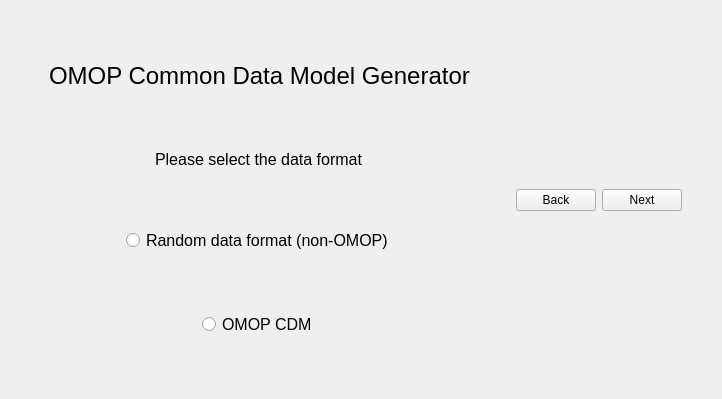
<?xml version="1.0" encoding="UTF-8"?>
<ui version="4.0">
 <class>MainWindow</class>
 <widget class="QMainWindow" name="MainWindow">
  <property name="geometry">
   <rect>
    <x>0</x>
    <y>0</y>
    <width>722</width>
    <height>399</height>
   </rect>
  </property>
  <property name="windowTitle">
   <string>MainWindow</string>
  </property>
  <widget class="QWidget" name="centralwidget">
   <layout class="QFormLayout" name="formLayout">
    <item row="0" column="0">
     <layout class="QVBoxLayout" name="verticalLayout">
      <item>
       <spacer name="verticalSpacer_5">
        <property name="orientation">
         <enum>Qt::Vertical</enum>
        </property>
        <property name="sizeHint" stdset="0">
         <size>
          <width>20</width>
          <height>40</height>
         </size>
        </property>
       </spacer>
      </item>
      <item>
       <layout class="QHBoxLayout" name="horizontalLayout">
        <item>
         <spacer name="horizontalSpacer">
          <property name="orientation">
           <enum>Qt::Horizontal</enum>
          </property>
          <property name="sizeHint" stdset="0">
           <size>
            <width>40</width>
            <height>20</height>
           </size>
          </property>
         </spacer>
        </item>
        <item>
         <widget class="QLabel" name="title_label">
          <property name="font">
           <font>
            <pointsize>18</pointsize>
           </font>
          </property>
          <property name="text">
           <string>OMOP Common Data Model Generator</string>
          </property>
         </widget>
        </item>
        <item>
         <spacer name="horizontalSpacer_2">
          <property name="orientation">
           <enum>Qt::Horizontal</enum>
          </property>
          <property name="sizeHint" stdset="0">
           <size>
            <width>40</width>
            <height>20</height>
           </size>
          </property>
         </spacer>
        </item>
       </layout>
      </item>
      <item>
       <spacer name="verticalSpacer">
        <property name="orientation">
         <enum>Qt::Vertical</enum>
        </property>
        <property name="sizeHint" stdset="0">
         <size>
          <width>20</width>
          <height>40</height>
         </size>
        </property>
       </spacer>
      </item>
      <item>
       <layout class="QHBoxLayout" name="horizontalLayout_2">
        <item>
         <spacer name="horizontalSpacer_3">
          <property name="orientation">
           <enum>Qt::Horizontal</enum>
          </property>
          <property name="sizeHint" stdset="0">
           <size>
            <width>40</width>
            <height>20</height>
           </size>
          </property>
         </spacer>
        </item>
        <item>
         <widget class="QLabel" name="des_label_2">
          <property name="font">
           <font>
            <pointsize>12</pointsize>
           </font>
          </property>
          <property name="text">
           <string>Please select the data format</string>
          </property>
         </widget>
        </item>
        <item>
         <spacer name="horizontalSpacer_4">
          <property name="orientation">
           <enum>Qt::Horizontal</enum>
          </property>
          <property name="sizeHint" stdset="0">
           <size>
            <width>40</width>
            <height>20</height>
           </size>
          </property>
         </spacer>
        </item>
       </layout>
      </item>
      <item>
       <spacer name="verticalSpacer_2">
        <property name="orientation">
         <enum>Qt::Vertical</enum>
        </property>
        <property name="sizeHint" stdset="0">
         <size>
          <width>20</width>
          <height>40</height>
         </size>
        </property>
       </spacer>
      </item>
      <item>
       <layout class="QHBoxLayout" name="horizontalLayout_3">
        <item>
         <spacer name="horizontalSpacer_5">
          <property name="orientation">
           <enum>Qt::Horizontal</enum>
          </property>
          <property name="sizeHint" stdset="0">
           <size>
            <width>40</width>
            <height>20</height>
           </size>
          </property>
         </spacer>
        </item>
        <item>
         <widget class="QRadioButton" name="Random_radioButton">
          <property name="font">
           <font>
            <pointsize>12</pointsize>
           </font>
          </property>
          <property name="text">
           <string>Random data format (non-OMOP)</string>
          </property>
         </widget>
        </item>
        <item>
         <spacer name="horizontalSpacer_6">
          <property name="orientation">
           <enum>Qt::Horizontal</enum>
          </property>
          <property name="sizeHint" stdset="0">
           <size>
            <width>40</width>
            <height>20</height>
           </size>
          </property>
         </spacer>
        </item>
       </layout>
      </item>
      <item>
       <spacer name="verticalSpacer_3">
        <property name="orientation">
         <enum>Qt::Vertical</enum>
        </property>
        <property name="sizeHint" stdset="0">
         <size>
          <width>20</width>
          <height>40</height>
         </size>
        </property>
       </spacer>
      </item>
      <item>
       <layout class="QHBoxLayout" name="horizontalLayout_4">
        <item>
         <spacer name="horizontalSpacer_7">
          <property name="orientation">
           <enum>Qt::Horizontal</enum>
          </property>
          <property name="sizeHint" stdset="0">
           <size>
            <width>40</width>
            <height>20</height>
           </size>
          </property>
         </spacer>
        </item>
        <item>
         <widget class="QRadioButton" name="OMOP_radioButton_2">
          <property name="font">
           <font>
            <pointsize>12</pointsize>
           </font>
          </property>
          <property name="text">
           <string>OMOP CDM</string>
          </property>
         </widget>
        </item>
        <item>
         <spacer name="horizontalSpacer_8">
          <property name="orientation">
           <enum>Qt::Horizontal</enum>
          </property>
          <property name="sizeHint" stdset="0">
           <size>
            <width>40</width>
            <height>20</height>
           </size>
          </property>
         </spacer>
        </item>
       </layout>
      </item>
      <item>
       <spacer name="verticalSpacer_4">
        <property name="orientation">
         <enum>Qt::Vertical</enum>
        </property>
        <property name="sizeHint" stdset="0">
         <size>
          <width>20</width>
          <height>40</height>
         </size>
        </property>
       </spacer>
      </item>
     </layout>
    </item>
    <item row="0" column="1">
     <layout class="QVBoxLayout" name="verticalLayout_2">
      <item>
       <spacer name="verticalSpacer_7">
        <property name="orientation">
         <enum>Qt::Vertical</enum>
        </property>
        <property name="sizeHint" stdset="0">
         <size>
          <width>20</width>
          <height>40</height>
         </size>
        </property>
       </spacer>
      </item>
      <item>
       <layout class="QHBoxLayout" name="horizontalLayout_5">
        <item>
         <spacer name="horizontalSpacer_10">
          <property name="orientation">
           <enum>Qt::Horizontal</enum>
          </property>
          <property name="sizeHint" stdset="0">
           <size>
            <width>40</width>
            <height>20</height>
           </size>
          </property>
         </spacer>
        </item>
        <item>
         <widget class="QPushButton" name="back_pushButton">
          <property name="text">
           <string>Back</string>
          </property>
         </widget>
        </item>
        <item>
         <widget class="QPushButton" name="next_Button">
          <property name="text">
           <string>Next</string>
          </property>
         </widget>
        </item>
        <item>
         <spacer name="horizontalSpacer_9">
          <property name="orientation">
           <enum>Qt::Horizontal</enum>
          </property>
          <property name="sizeHint" stdset="0">
           <size>
            <width>98</width>
            <height>20</height>
           </size>
          </property>
         </spacer>
        </item>
       </layout>
      </item>
      <item>
       <spacer name="verticalSpacer_6">
        <property name="orientation">
         <enum>Qt::Vertical</enum>
        </property>
        <property name="sizeHint" stdset="0">
         <size>
          <width>20</width>
          <height>40</height>
         </size>
        </property>
       </spacer>
      </item>
     </layout>
    </item>
   </layout>
  </widget>
 </widget>
 <resources/>
 <connections/>
</ui>
